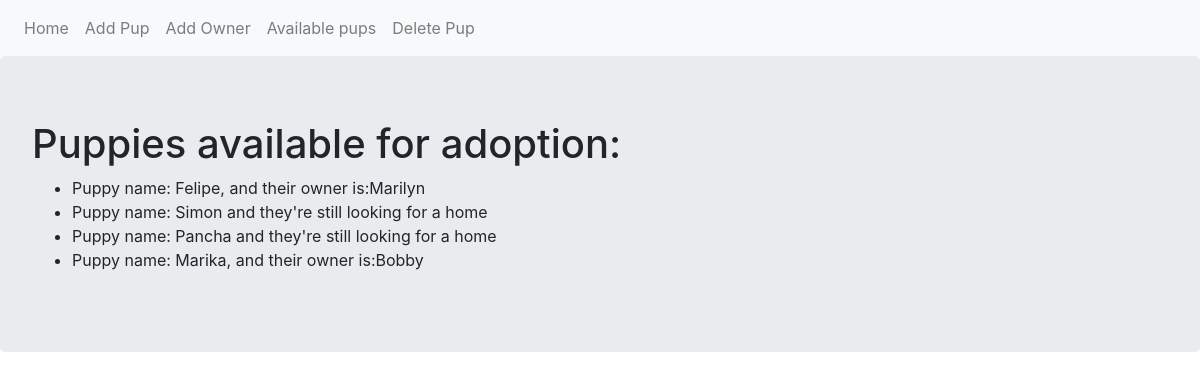
Page /list on the committed database.
### adoption_site.py (models this page shows, shortened)
class Puppy(db.Model):
    __tablename__ = 'puppies'
    id = db.Column(db.Integer, primary_key = True)
    name = db.Column(db.Text)
    owner = db.relationship('Owner',backref='puppy',uselist=False)
    def __repr__(self):
        if self.owner:
            return f"Puppy name: {self.name}, and their owner is:{self.owner.name}"
        else:
            return f"Puppy name: {self.name} and they're still looking for a home"

class Owner(db.Model):
    __tablename__ = "owners"
    id = db.Column(db.Integer, primary_key = True)
    name = db.Column(db.Text)
    puppy_id = db.Column(db.Integer, db.ForeignKey('puppies.id'))

### adoption_site.py (the view)
@app.route('/list')
def list_pup():
    puppies = Puppy.query.all()
    return render_template('list.html', puppies=puppies)

### templates/list.html
{% extends 'base.html' %}
{% block content %}
<div class="jumbotron">
    <h1>Puppies available for adoption:</h1>
    <ul>
        {% for pup in puppies %}
        <li>{{pup}}</li>
        {% endfor %}
    </ul>
</div>
{% endblock %}

### rows in the picture
Puppy: name.name "Puppy name: Felipe, and their owner is:Marilyn"
Puppy: name "Puppy name: Simon and they're still looking for a home"
Puppy: name "Puppy name: Pancha and they're still looking for a home"
Puppy: name.name "Puppy name: Marika, and their owner is:Bobby"
